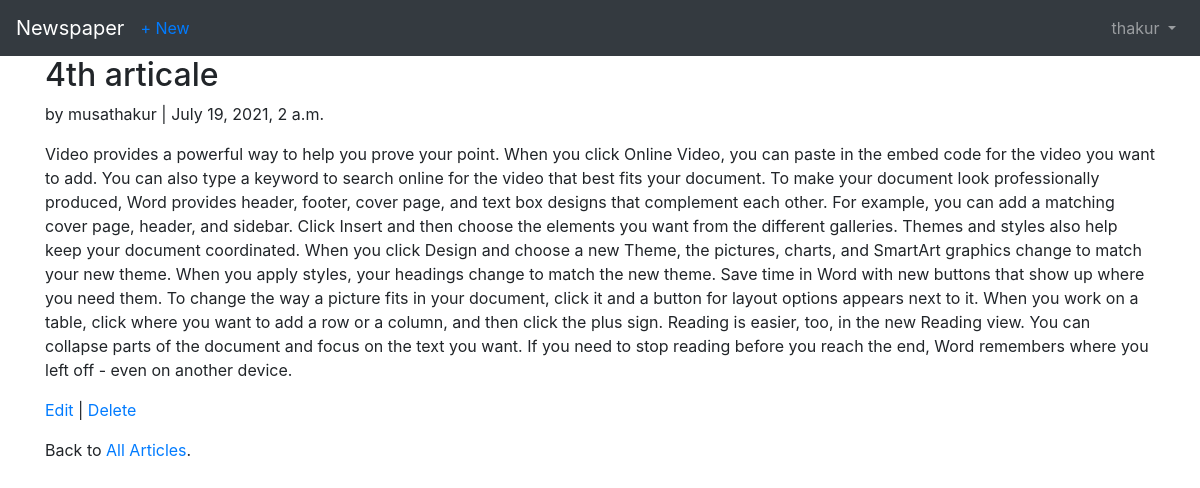
Screenshot of /articles/4/ (signed in) with the database file from the repository.
### users/models.py (models this page shows)
class CustomUser(AbstractUser):
    age = models.PositiveIntegerField(null=True, blank=True)

### articles/models.py (models this page shows, shortened)
class Article(models.Model):
    title = models.CharField(max_length=255)
    body = models.TextField()
    date = models.DateTimeField(auto_now_add=True)
    author = models.ForeignKey(
        get_user_model(),
        on_delete=models.CASCADE,
)

### articles/views.py (the view)
class ArticleDetailView(LoginRequiredMixin, DetailView):
    model = Article
    template_name = 'article_detail.html'
    login_url = 'login'

### templates/article_detail.html (shortened to what this page needs)
<!doctype html>
{% extends 'base.html' %}
    {% block content %}
        <div class="article-entry">
            <h2>{{ object.title }}</h2>
            <p>by {{ object.author }} | {{ object.date }}</p>
            <p>{{ object.body }}</p>
        </div>
        <p><a href="{% url 'article_edit' article.pk %}">Edit</a> |
        <a href="{% url 'article_delete' article.pk %}">Delete</a></p>
        <p>Back to <a href="{% url 'article_list' %}">All Articles</a>.</p>
    {% endblock content %}

### templates/base.html (shortened to what this page needs)
<!doctype html>
<html lang="en">
<head>
    <link rel="stylesheet"
          href="https://stackpath.bootstrapcdn.com/bootstrap/4.1.3/css/bootstrap.min.css"
>
</head>
<body>
    <nav class="navbar navbar-expand-md navbar-dark bg-dark mb-􀇓">
        <a class="navbar-brand" href="{% url 'home' %}">Newspaper</a>
        {% if user.is_authenticated %}
            <ul class="navbar-nav mr-auto">
                <li class="nav-item"><a href="{% url 'article_new' %}">+ New</a></li>
            </ul>
        {% endif %}
        <div class="collapse navbar-collapse" id="navbarCollapse">
            {% if user.is_authenticated %}
                <ul class="navbar-nav ml-auto">
                    <li class="nav-item">
                        <a class="nav-link dropdown-toggle" href="#" id="userMenu"
                           data-toggle="dropdown" aria-haspopup="true"
                           aria-expanded="false"> {{ user.username }}
                        </a>
                    </li>
                </ul>
            {% else %}
                <form class="form-inline ml-auto">
                    <a href="{% url 'login' %}" class="btn btn-outline-secondary"> Log In </a>
                    <a href="{% url 'signup' %}" class="btn btn-primary ml-2"> Sign up </a>
                </form>
            {% endif %}
        </div>
    </nav>
    <div class="container">
        {% block content %}
        {% endblock content %}
    </div>
</body>
</html>

### rows the page displays
CustomUser: username "thakur"
Article: title "4th articale", author "musathakur", date "July 19, 2021, 2 a.m.", body "Video provides a powerful way to help you prove your point. When you click Online Video, you can paste in the embed code for the video you want to add. You can also type a keyword to search online for the video that best fits your document. To make your document look professionally produced, Word provides header, footer, cover page, and text box designs that complement each other. For example, you can add a matching cover page, header, and sidebar. Click Insert and then choose the elements you want from the different galleries. Themes and styles also help keep your document coordinated. When you click Design and choose a new Theme, the pictures, charts, and SmartArt graphics change to match…"
